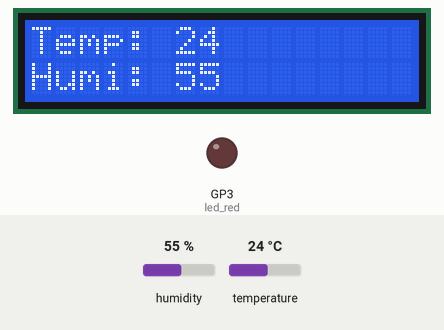
Recording of a program running on a simulated Raspberry Pi Pico running MicroPython. Shown: 16×2 character LCD, output pins drawn as LEDs (lit = HIGH). The inputs (shaded band) are chosen by the test bench; at power-on: humidity 55 %, temperature 24 °C. Library files of the repository ran but are not shown: i2c_lcd.py; what the program prints to the serial console is not drawn.

Above: at 1.2 s.
1.3 s: humidity set to 79 %
At 4.0 s:
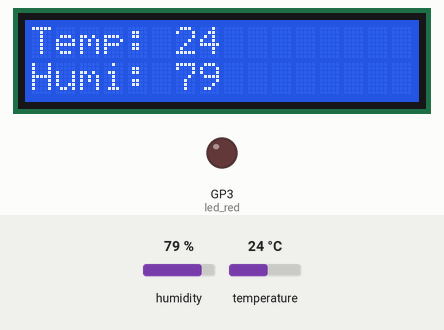
4.6 s: humidity set to 82 %
At 8.6 s:
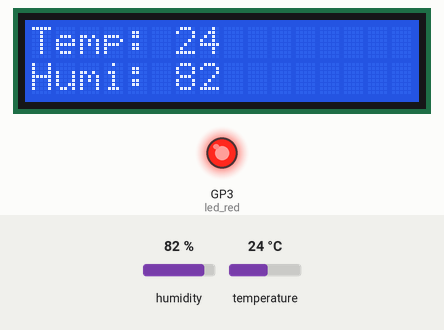
9.6 s: temperature set to 12 °C
At 12.3 s:
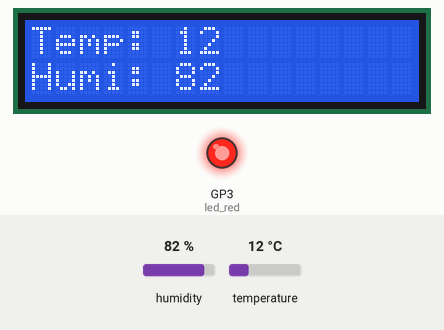
12.7 s: temperature set to 19 °C
At 16.4 s:
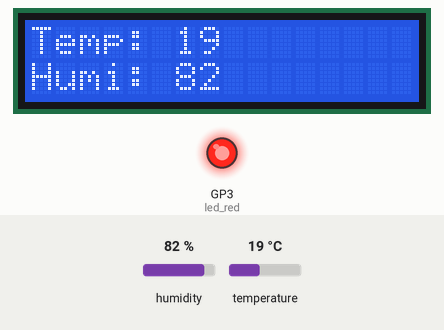
Timing chart, 0 to 17.7 s (numbered marks = the images above; inputs shaded):
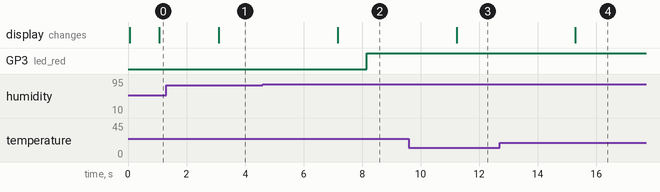

The program:

lec6_3.py
```python
from machine import Pin, I2C
from i2c_lcd import I2cLcd
from time import sleep
import dht  # 온습도 센서 라이브러리

DEFAULT_I2C_ADDR = 0x27
sensor = dht.DHT11(Pin(2))  # 2번핀 사용!

# led 변수 만들기
led_red = Pin(3, Pin.OUT)


def setup():
    global lcd
    i2c = I2C(0, sda=Pin(0), scl=Pin(1), freq=400000)  # SDA는 0번핀, SCL은 1번 핀
    lcd = I2cLcd(i2c, DEFAULT_I2C_ADDR, 2, 16)


def loop():
    while True:
        sensor.measure()
        temp = sensor.temperature()
        hum = sensor.humidity()
        print(f"Temperature: {temp}°C   Humidity: {hum}% ")
        sleep(1)

        # LCD 출력부
        lcd.move_to(0, 0)
        lcd.putstr("Temp: {}".format(temp))
        lcd.move_to(0, 1)
        lcd.putstr("Humi: {}".format(hum))
        sleep(1)

        if hum > 80:
            led_red.on()
        else:
            led_red.off()


# 동작 시작 부분
setup()
loop()
```

Measured:
- the behaviour switches between 80 and 81 % on humidity (found by bisection; images 1 and 2)
- after the input at 1.3 s, the display: changes after 1.8 s (image 1)
- after the input at 4.6 s, GP3 (led_red): LOW → HIGH after 3.6 s; the display: changes after 2.6 s (image 2)
- after the input at 9.6 s, the display: changes after 1.6 s (image 3)
- after the input at 12.7 s, the display: changes after 2.6 s (image 4)
